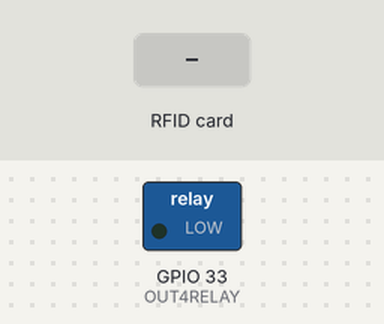
Recording of a sketch running on a simulated ESP32. On the bench: switched loads named in the sketch (green lamp = pin HIGH). The test bench sets the inputs (shaded band). What the sketch prints to the serial monitor is not drawn.

Above: at 1.2 s.
1.3 s: RFID card 5E 7A 19 C4 held to the reader
At 3.8 s:
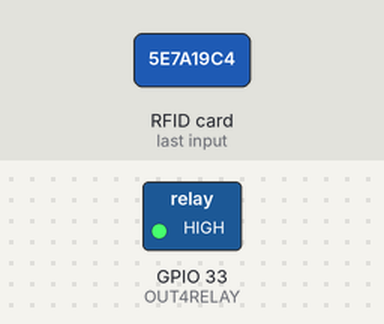
Timing chart, 0 to 5.3 s (numbered marks = the images above; inputs shaded):
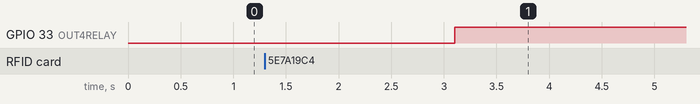

The sketch:

RC522_CHECKCARDAV.ino
```cpp
#include <SPI.h>
#include <MFRC522.h>

#define SS_PIN 21   // SDA
#define RST_PIN 22  // RST
MFRC522 mfrc522(SS_PIN, RST_PIN);
#define OUT4RELAY 33 // output
void setup()
{
  Serial.begin(115200);
  SPI.begin(18,19,23,21);  // SPI.begin(SCK, MISO, MOSI, SS_optional)
  mfrc522.PCD_Init();// Khởi tạo RC522
  Serial.println("da san sang doc the");
  pinMode(OUT4RELAY,OUTPUT);


}


bool hasCard() {
  byte atqa[2];
  byte atqaLen = 2;
  // Gửi lệnh REQA và xem phản hồi
  MFRC522::StatusCode status = mfrc522.PICC_RequestA(atqa, &atqaLen);
  return (status == MFRC522::STATUS_OK);  // true nếu có thẻ
}


void loop() {
  if (hasCard()) {
    Serial.println("Co the trong vung doc");
    delay(1000);
  } else {
    delay (500);
    if (!hasCard()){


    Serial.println("Khong co the");
    delay(1000);
    return;
    }
  }

  delay(500);
mfrc522.PICC_ReadCardSerial();

 Serial.print("UID Thẻ: ");
  for (byte i = 0; i < mfrc522.uid.size; i++) {
    Serial.print(mfrc522.uid.uidByte[i], HEX);
    Serial.print(" ");
  }
   digitalWrite(OUT4RELAY, HIGH);
  delay (1000);


}
```

Measured:
- after the input at 1.3 s, GPIO 33 (OUT4RELAY): LOW → HIGH after 1.8 s
